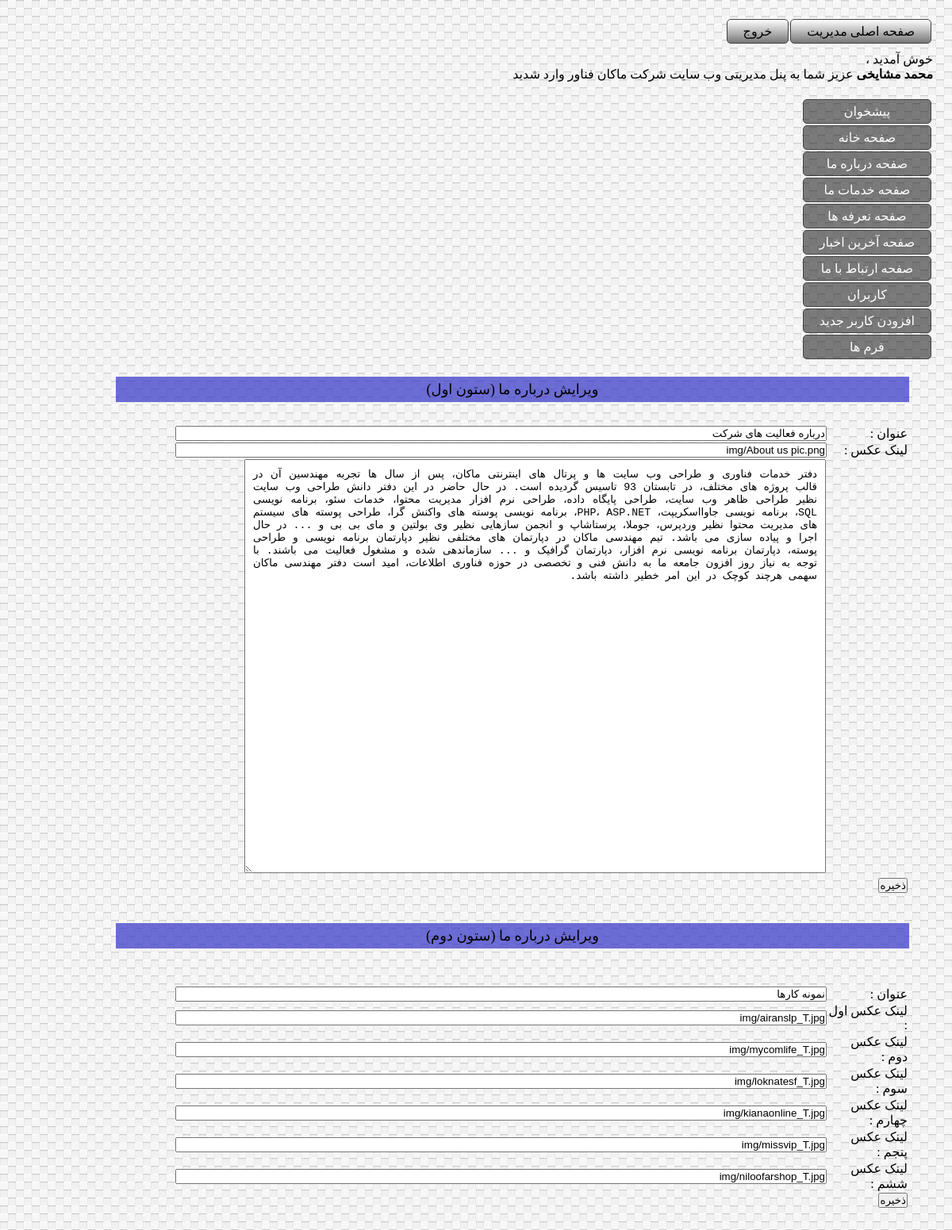
Page /admin/index.php?action=AboutusEdit (signed in) on the committed database.
### tables this page shows
CREATE TABLE `aboutus1` (
  `id` int(11) NOT NULL AUTO_INCREMENT,
  `title` varchar(45) DEFAULT NULL,
  `picturelink` varchar(200) DEFAULT NULL,
  `textcontent` text,
  PRIMARY KEY (`id`)
);

CREATE TABLE `aboutus2` (
  `id` int(11) NOT NULL AUTO_INCREMENT,
  `title` varchar(45) DEFAULT NULL,
  `piclink1` varchar(100) DEFAULT NULL,
  `piclink2` varchar(100) DEFAULT NULL,
  `piclink3` varchar(100) DEFAULT NULL,
  `piclink4` varchar(100) DEFAULT NULL,
  `piclink5` varchar(100) DEFAULT NULL,
  `piclink6` varchar(100) DEFAULT NULL,
  PRIMARY KEY (`id`)
);

### includes/classes/aboutus1.php (called while the page is built, shortened)
<?php
require_once('table.php');
class aboutus1 extends Table{
    public static function getAllaboutus1(){
        $conn = self::connect();
        $query = "SELECT * FROM aboutus1";
        $result = $conn -> query($query);
        if($result->num_rows){
            $aboutuses=array();
            foreach($result->fetch_all(MYSQL_ASSOC) as $row){
                $aboutuses[] = new aboutus1($row);
            }
            $ret = $aboutuses;
        }else{
            $ret = false;
        }
        return $ret;
    }
}

### includes/classes/table.php (called while the page is built, shortened)
<?php
class Table{
    protected $data = array();
    public function __construct($data){
        foreach($data as $key => $value){
            if(array_key_exists($key , $this->data))
                if(is_numeric($value))
                    $this->data[$key] = (int) $value;
                else
                    $this->data[$key] = $value;
        }
    }
    public function __get($property){
        if(array_key_exists($property , $this->data))
            return $this->data[$property];
        else
            die("Invalid Property");
    }
}

### includes/classes/aboutus2.php (called while the page is built, shortened)
<?php
require_once('table.php');
class aboutus2 extends Table{
    public static function getAllaboutus2(){
        $conn = self::connect();
        $query = "SELECT * FROM aboutus2";
        $result = $conn -> query($query);
        if($result->num_rows){
            $aboutuses=array();
            foreach($result->fetch_all(MYSQL_ASSOC) as $row){
                $aboutuses[] = new aboutus2($row);
            }
            $ret = $aboutuses;
        }else{
            $ret = false;
        }
        return $ret;
    }
}

### admin/includes/aboutusedit.php (the view, shortened to what this page needs)
<?php
$aboutus1s = aboutus1::getAllaboutus1();
$aboutus2s = aboutus2::getAllaboutus2();
?>
<div class="centerpanel">
    <div class="centerpanelheader">ویرایش درباره ما (ستون اول)</div>
    <form method="post">
        <table>
            <tr>
                <td width="100">
                    عنوان :
                </td>
                <td>
                    <input size="100" type="text" name="title1" value="<?php echo $aboutus1s[0]->title ?>" />
                </td>
            </tr>
            <tr>
                <td width="100">
                    لینک عکس :
                </td>
                <td>
                    <input size="100" type="text" name="piclink1" value="<?php echo $aboutus1s[0]->picturelink ?>" />
                </td>
            </tr>
            <tr>
                <td colspan="2">
                    <textarea style="height:500px;width:711px;text-align: justify;padding: 10px;margin-right: 103px " name="content1"><?php echo $aboutus1s[0]->textcontent ?></textarea>
                </td>
            </tr>
            <tr>
                <td colspan="4">
                    <input  type="submit" value="ذخیره" />
                </td>
            </tr>
        </table>
    </form>
    <div class="centerpanelheader">ویرایش درباره ما (ستون دوم)</div>
    <form method="post">
    <table>
        <tr>
            <td width="100">
                عنوان :
            </td>
            <td>
                <input size="100" type="text" name="title2" value="<?php echo $aboutus2s[0]->title ?>" />
            </td>
        </tr>
        <tr>
            <td width="100">
                لینک عکس اول :
            </td>
            <td>
                <input size="100" type="text" name="piclink21" value="<?php echo $aboutus2s[0]->piclink1 ?>" />
            </td>
        </tr>
        <tr>
            <td width="100">
                لینک عکس دوم :
            </td>
            <td>
                <input size="100" type="text" name="piclink22" value="<?php echo $aboutus2s[0]->piclink2 ?>" />
            </td>
        </tr>
        <tr>
            <td width="100">
                لینک عکس سوم :
            </td>
            <td>
                <input size="100" type="text" name="piclink23" value="<?php echo $aboutus2s[0]->piclink3 ?>" />
            </td>
        </tr>
        <tr>
            <td width="100">
                لینک عکس چهارم :
            </td>
            <td>
                <input size="100" type="text" name="piclink24" value="<?php echo $aboutus2s[0]->piclink4 ?>" />
            </td>
        </tr>
        <tr>
            <td width="100">
                لینک عکس پنجم :
            </td>
            <td>
                <input size="100" type="text" name="piclink25" value="<?php echo $aboutus2s[0]->piclink5 ?>" />
            </td>
        </tr>
        <tr>
            <td width="100">
                لینک عکس ششم :
            </td>
            <td>
                <input size="100" type="text" name="piclink26" value="<?php echo $aboutus2s[0]->piclink6 ?>" />
            </td>
        </tr>
        <tr>
            <td colspan="4">
                <input  type="submit" value="ذخیره" />
            </td>
        </tr>
    </table>
    </form>
</div>

### css/adminbody.css (style rules this page uses)
#adminloginshowrisult { direction: rtl; background: url("../img/adminloginbodybackground.png"); padding: 2%; font-family: tahoma; font-size: 16px; }
.centerpanel { float:right; margin:20px 30px 0px 0px; width: 1000px; }
.centerpanelheader { background-color: rgba(50,50,200,0.7) ; padding : 5px; text-align: center; margin-bottom: 10px ; font-size: large; }

### rows in the picture
aboutus1: title1 "درباره فعالیت های شرکت", piclink1 "img/About us pic.png", content1 "دفتر خدمات فناوری و طراحی وب سایت ها و پرتال های اینترنتی ماکان، پس از سال ها تجربه مهندسین آن در قالب پروژه های مختلف، در تابستان 93 تاسیس گردیده است. در حال حاضر در این دفتر دانش طراحی وب سایت نظیر طراحی ظاهر وب سایت، طراحی پایگاه داده، طراحی نرم افزار مدیریت محتوا، خدمات سئو، برنامه نویسی SQL، برنامه نویسی جاوااسکریپت، PHP، ASP.NET، برنامه نویسی پوسته های واکنش گرا، طراحی پوسته های سیستم های مدیریت محتوا نظیر وردپرس، جوملا، پرستاشاپ و انجمن سازهایی نظیر وی بولتین و مای بی بی و ... در حال اجرا و پیاده سازی می باشد. تیم مهندسی ماکان در دپارتمان های مختلفی نظیر دپارتمان برنامه نویسی و طراحی پوسته، دپارتمان برنامه نویسی نرم افزار، دپارتمان گرافیک و ... سازماندهی شده و مشغول فعالیت می باشند.…"
aboutus2: title2 "نمونه کارها", piclink21 "img/airanslp_T.jpg", piclink22 "img/mycomlife_T.jpg", piclink23 "img/loknatesf_T.jpg", piclink24 "img/kianaonline_T.jpg", piclink25 "img/missvip_T.jpg", piclink26 "img/niloofarshop_T.jpg"

### other values in the picture
$fullname "محمد مشایخی"
